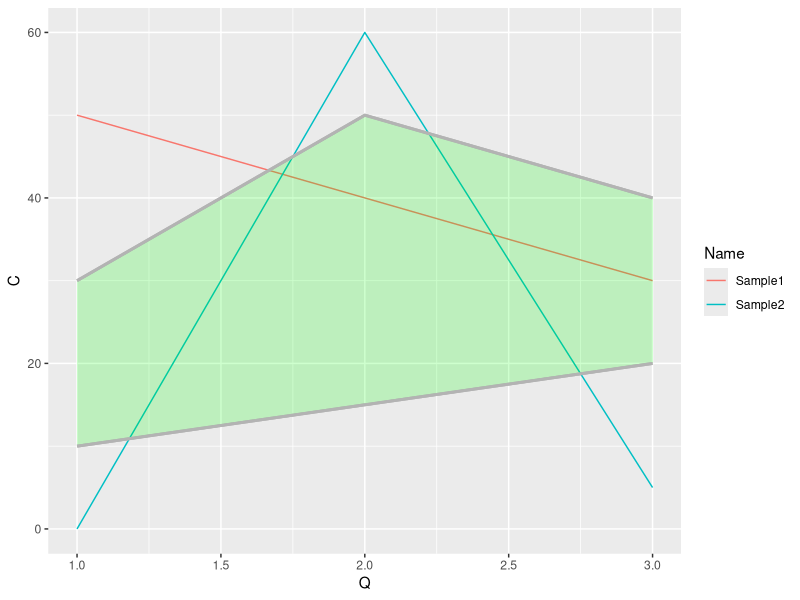

Generate this figure with R:
## ---- chunk 1
knitr::opts_chunk$set(echo = TRUE, comment = NA)
## ---- chunk 2
library(ggplot2)
## ---- chunk 3
Upper_Bound <- read.table(text =
                          "Q      C   
                           1     30  
                           2     50  
                           3     40", header=T)

Lower_Bound <- read.table(text = 
                          "Q      C       
                           1     10   
                           2     15     
                           3     20", header=T) 

Bad_Data <- read.table(text = 
                      "Q      C      Name  
                       1      50     Sample1  
                       2      40     Sample1  
                       3      30     Sample1  
                       1      0      Sample2  
                       2      60     Sample2  
                       3      5      Sample2", header=T)


Bad_Data
## ---- chunk 4
Bad_Data$Lower_Bound <- Lower_Bound$C
Bad_Data$Upper_Bound <- Upper_Bound$C
## ---- chunk 5
p <- ggplot(Bad_Data, aes(x = Q, y = C, color=Name,
                          group=Name)) +
     geom_line() +
     geom_ribbon(aes(ymin=Lower_Bound, ymax=Upper_Bound), 
                 alpha=0.1,       #transparency
                 linetype=1,      #solid, dashed or other line types
                 colour="grey70", #border line color
                 size=1,          #border line size
                 fill="green")    #fill color
p
